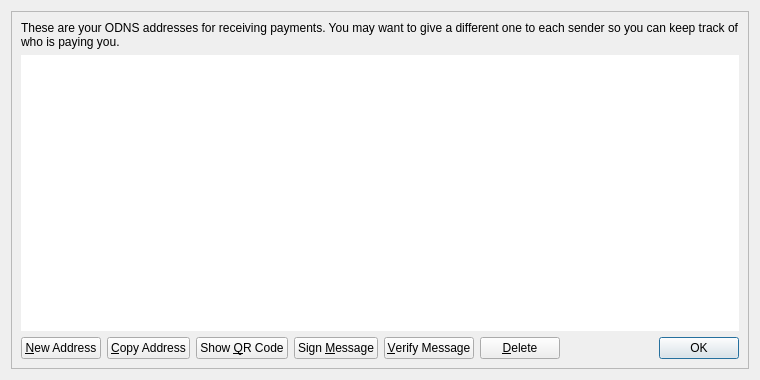
<?xml version="1.0" encoding="UTF-8"?>
<ui version="4.0">
 <class>AddressBookPage</class>
 <widget class="QWidget" name="AddressBookPage">
  <property name="geometry">
   <rect>
    <x>0</x>
    <y>0</y>
    <width>760</width>
    <height>380</height>
   </rect>
  </property>
  <property name="windowTitle">
   <string>Address Book</string>
  </property>
  <layout class="QVBoxLayout" name="verticalLayout_2">
   <item>
    <widget class="QFrame" name="frameMain">
     <property name="frameShape">
      <enum>QFrame::StyledPanel</enum>
     </property>
     <property name="frameShadow">
      <enum>QFrame::Raised</enum>
     </property>
     <layout class="QVBoxLayout" name="verticalLayout">
      <item>
       <widget class="QLabel" name="labelExplanation">
        <property name="text">
         <string>These are your ODNS addresses for receiving payments. You may want to give a different one to each sender so you can keep track of who is paying you.</string>
        </property>
        <property name="textFormat">
         <enum>Qt::PlainText</enum>
        </property>
        <property name="wordWrap">
         <bool>true</bool>
        </property>
       </widget>
      </item>
      <item>
       <widget class="QTableView" name="tableView">
        <property name="contextMenuPolicy">
         <enum>Qt::CustomContextMenu</enum>
        </property>
        <property name="toolTip">
         <string>Double-click to edit address or label</string>
        </property>
        <property name="frameShape">
         <enum>QFrame::NoFrame</enum>
        </property>
        <property name="tabKeyNavigation">
         <bool>false</bool>
        </property>
        <property name="alternatingRowColors">
         <bool>true</bool>
        </property>
        <property name="selectionMode">
         <enum>QAbstractItemView::SingleSelection</enum>
        </property>
        <property name="selectionBehavior">
         <enum>QAbstractItemView::SelectRows</enum>
        </property>
        <property name="sortingEnabled">
         <bool>true</bool>
        </property>
        <attribute name="verticalHeaderVisible">
         <bool>false</bool>
        </attribute>
       </widget>
      </item>
      <item>
       <layout class="QHBoxLayout" name="horizontalLayout">
        <item>
         <widget class="QPushButton" name="newAddressButton">
          <property name="toolTip">
           <string>Create a new address</string>
          </property>
          <property name="text">
           <string>&amp;New Address</string>
          </property>
          <property name="icon">
           <iconset resource="../icebergcoin.qrc">
            <normaloff>:/icons/add</normaloff>:/icons/add</iconset>
          </property>
         </widget>
        </item>
        <item>
         <widget class="QPushButton" name="copyToClipboard">
          <property name="toolTip">
           <string>Copy the currently selected address to the system clipboard</string>
          </property>
          <property name="text">
           <string>&amp;Copy Address</string>
          </property>
          <property name="icon">
           <iconset resource="../icebergcoin.qrc">
            <normaloff>:/icons/editcopy</normaloff>:/icons/editcopy</iconset>
          </property>
         </widget>
        </item>
        <item>
         <widget class="QPushButton" name="showQRCode">
          <property name="text">
           <string>Show &amp;QR Code</string>
          </property>
          <property name="icon">
           <iconset resource="../icebergcoin.qrc">
            <normaloff>:/icons/qrcode</normaloff>:/icons/qrcode</iconset>
          </property>
         </widget>
        </item>
        <item>
         <widget class="QPushButton" name="signMessage">
          <property name="toolTip">
           <string>Sign a message to prove you own a ODNS address</string>
          </property>
          <property name="text">
           <string>Sign &amp;Message</string>
          </property>
          <property name="icon">
           <iconset resource="../icebergcoin.qrc">
            <normaloff>:/icons/edit</normaloff>:/icons/edit</iconset>
          </property>
         </widget>
        </item>
        <item>
         <widget class="QPushButton" name="verifyMessage">
          <property name="toolTip">
           <string>Verify a message to ensure it was signed with a specified ODNS address</string>
          </property>
          <property name="text">
           <string>&amp;Verify Message</string>
          </property>
          <property name="icon">
           <iconset resource="../icebergcoin.qrc">
            <normaloff>:/icons/transaction_0</normaloff>:/icons/transaction_0</iconset>
          </property>
         </widget>
        </item>
        <item>
         <widget class="QPushButton" name="deleteButton">
          <property name="toolTip">
           <string>Delete the currently selected address from the list</string>
          </property>
          <property name="text">
           <string>&amp;Delete</string>
          </property>
          <property name="icon">
           <iconset resource="../icebergcoin.qrc">
            <normaloff>:/icons/remove</normaloff>:/icons/remove</iconset>
          </property>
         </widget>
        </item>
        <item>
         <spacer name="horizontalSpacer">
          <property name="orientation">
           <enum>Qt::Horizontal</enum>
          </property>
          <property name="sizeHint" stdset="0">
           <size>
            <width>40</width>
            <height>20</height>
           </size>
          </property>
         </spacer>
        </item>
        <item>
         <widget class="QDialogButtonBox" name="buttonBox">
          <property name="sizePolicy">
           <sizepolicy hsizetype="Maximum" vsizetype="Fixed">
            <horstretch>0</horstretch>
            <verstretch>0</verstretch>
           </sizepolicy>
          </property>
          <property name="standardButtons">
           <set>QDialogButtonBox::Ok</set>
          </property>
         </widget>
        </item>
       </layout>
      </item>
     </layout>
    </widget>
   </item>
  </layout>
 </widget>
 <resources>
  <include location="../icebergcoin.qrc"/>
 </resources>
 <connections/>
</ui>
